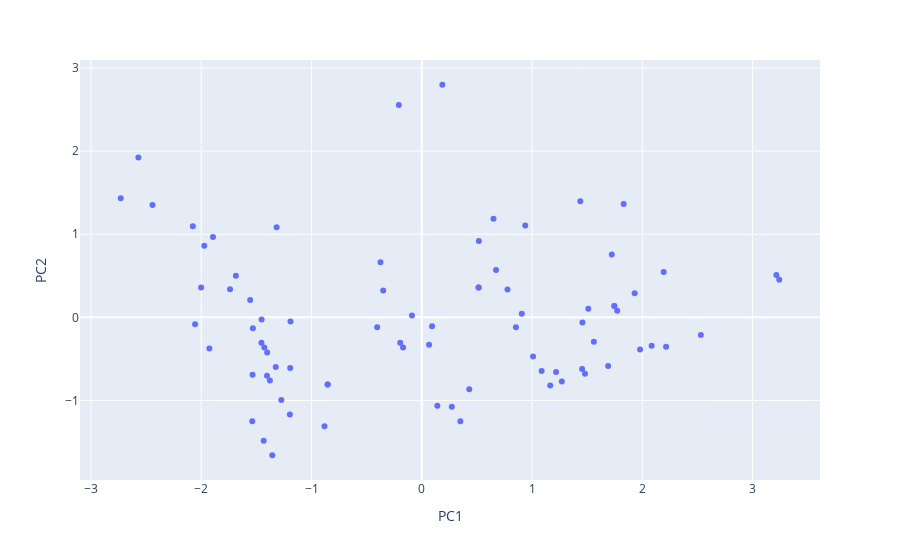

The code cell stored with this chart in its notebook:
### Code cell
principal_components = pca.fit_transform(PCA_data_numbers)
pca_dataFrame = pd.DataFrame(data=principal_components, columns=[f"PC{i+1}" for i in range(num_components)])
fig_2d = px.scatter(pca_dataFrame, x='PC1', y='PC2')
fig_2d.show()
